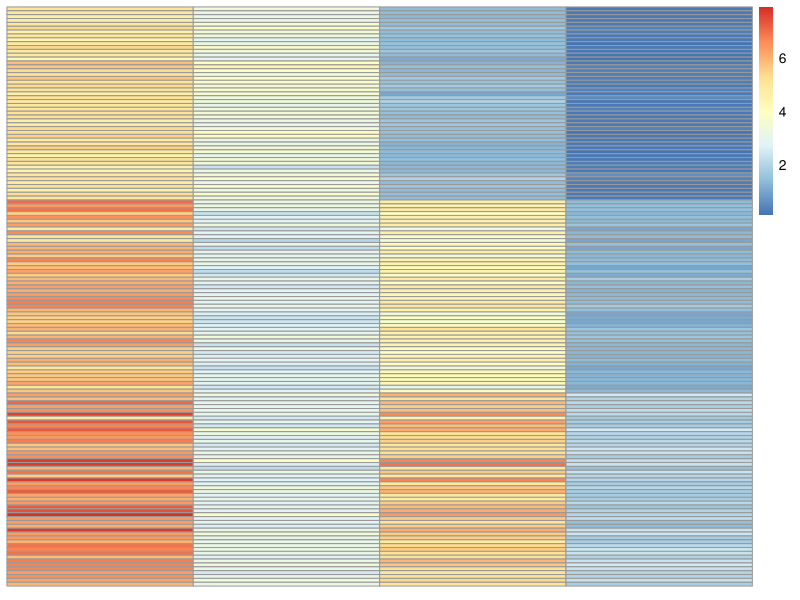
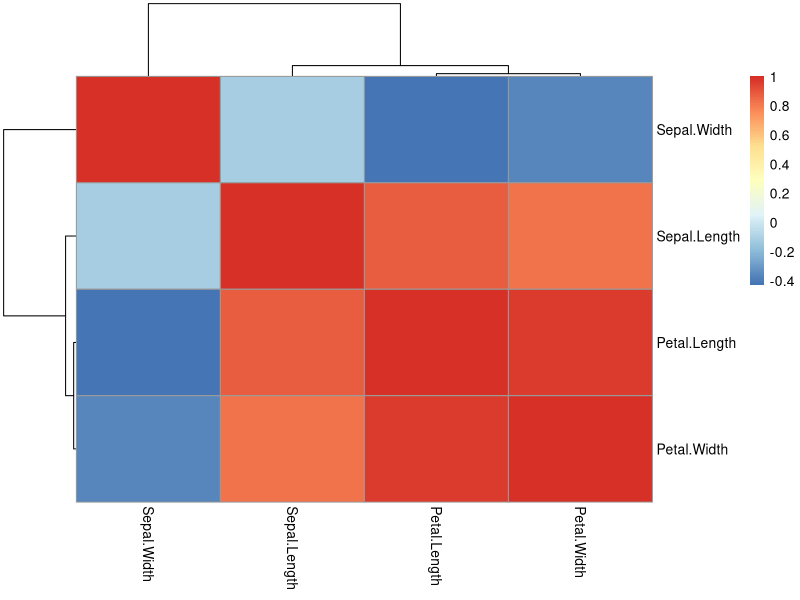
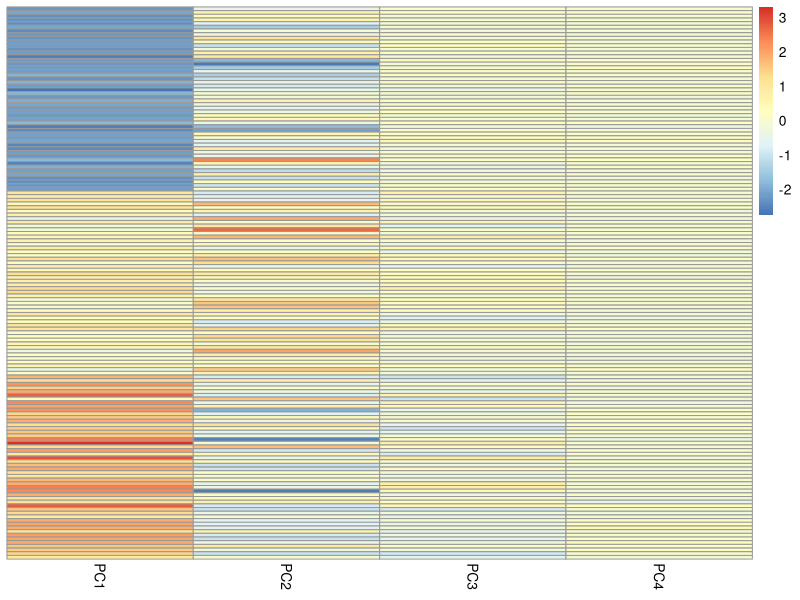
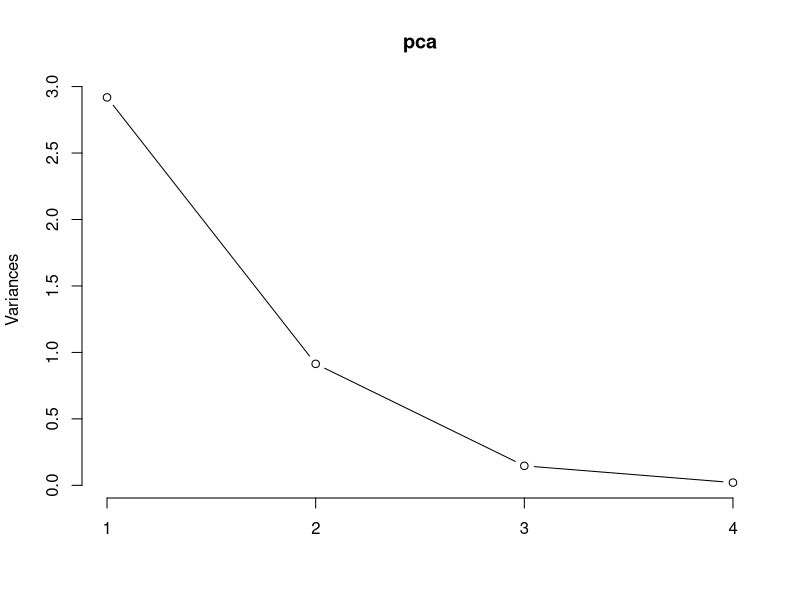
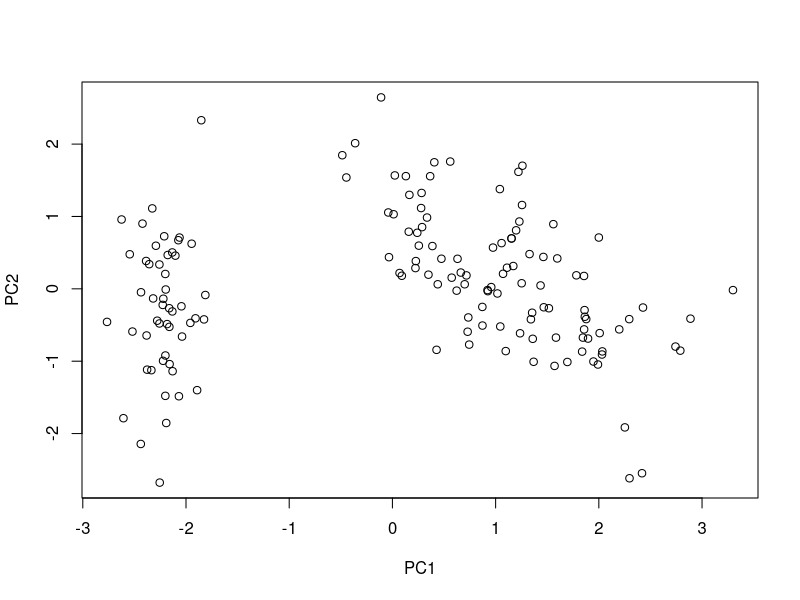
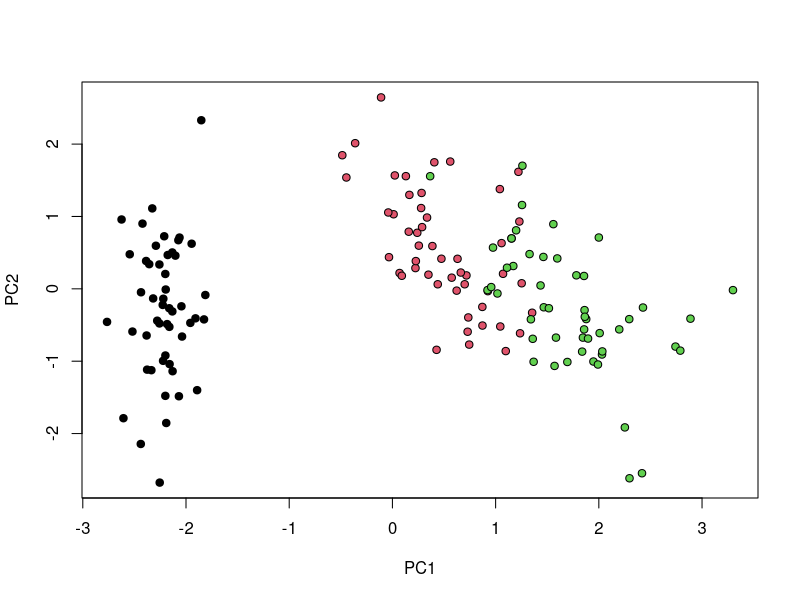
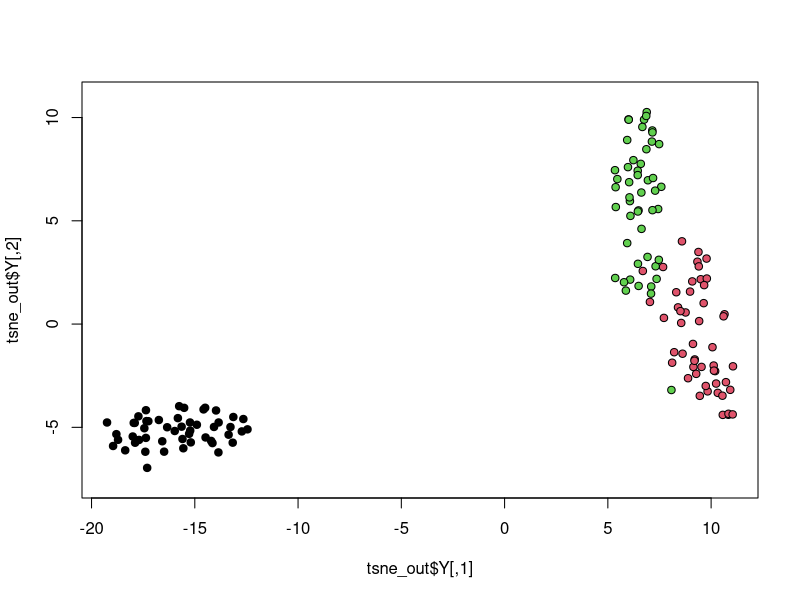

Generate these figures, in order, with R:
## ---- chunk 1
#| child: "_setup.qmd"
## ---- chunk 2
#| label: "pheatmap"
#| echo: false
#| fig-cap: "150 Samples (Blumen) mit je 4 Messungen [cm]. Quelle: Anderson (1935)"
library(pheatmap)

X = iris[,-5]
s = iris[,5]
ann = data.frame(Species = s)  
rownames(X)=rownames(iris)
rownames(ann)=rownames(iris)

pheatmap(X, 
#         annotation_row = ann,
         cluster_rows=FALSE,
         cluster_cols=FALSE,
         show_rownames = FALSE,
         labels_col = ""
#         legend_labels = c("Laenge [cm]")
         )
## ---- chunk 3
#| label: "corr"
#| echo: false
#| fig-cap: "Korrelations und Antikorrelationen zwischen Variablen"

pheatmap(cor(X))
## ---- chunk 4
#| label: "run_pca"
pca = prcomp(X, scale=TRUE)
S = pca$x # score matrix (transformierte Matrix)
## ---- chunk 5
#| label: "pca_cov"
#| echo: false
#| fig-cap: "Transformierte Datenmatrix: *Score Matrix*"
pheatmap(S, 
         cluster_rows=FALSE,
         cluster_cols=FALSE,
         show_rownames = FALSE,
         )

#pheatmap(cov(S)) 
## ---- chunk 6
#| label: "plot_scree"
#| echo: false
plot(pca, type="lines")
## ---- chunk 7
#| label: "plot_PC1_PC2"
#| fig-cap: "PCA: Eine 'optimale' Projektion der Daten in 2D"
plot(S[,1:2],pch=21)
## ---- chunk 8
#| label: "plot_PC1_PC2_species"
#| echo: false
#| fig-cap: "PCA plot mit Iris species farbcodiert"
#| fig-align: "left"
plot(S[,1:2],pch=21, bg=s)
## ---- chunk 9
#| label: "tSNE"
#| fig-cap: "tSNE"
#| fig-align: "left"

library(Rtsne)
iris_unique <- unique(iris) # Remove duplicates
set.seed(42) 
tsne_out <- Rtsne(as.matrix(iris_unique[,1:4])) 
plot(tsne_out$Y, pch=21, bg=iris_unique$Species,asp=1) 
